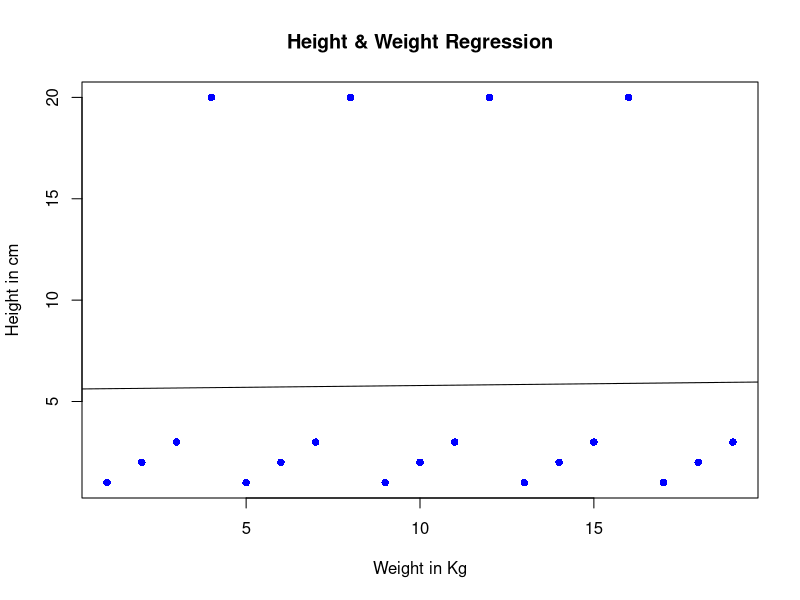

Write the R code that produced this figure.
# x <- c(151, 174, 138, 186, 128, 136, 179, 163, 152, 131)
# y <- c(63, 81, 56, 91, 47, 57, 76, 72, 62, 48)
x <- c(1,2,3,4,5,6,7,8,9,10,11,12,13,14,15,16,17,18,19)
y <- c(1,2,3,20,1,2,3,20,1,2,3,20,1,2,3,20,1,2,3)
relation <- lm(y~x)

print(summary(relation))
print(predict(relation, data.frame(x=c(20,21,22,23,24))))
plot(x,y,col = "blue",main = "Height & Weight Regression",
     abline(lm(y~x)),cex = 1,pch = 16,xlab = "Weight in Kg",ylab = "Height in cm")

# -----------------multiple regression---------------------
# input <- mtcars[,c("mpg","disp","hp","wt")]
# input = read.csv('~/Documents/R/test.csv')
# print(input)
# model <- lm(d1~d2+d3, data = input)
# model <- lm(mpg~disp+hp+wt, data = input)

# print(model)
# a <- coef(model)[1]
# X1 <- coef(model)[2]
# X2 <- coef(model)[3]
# X3 <- coef(model)[4]
# X4 <- coef(model)[5]

# x1=15
# x2=7
# x3=1
# x4=28
# ifNA <- function(x){
#   if(is.na(x)){return(0)}
#   else{return(x)}
# }
# Y = a + ifNA(X1)*x1 + ifNA(X2)*x2# + ifNA(X3)*x3 + ifNA(X4)*x4
# print(Y)
# -----------------multiple regression---------------------

# -----------------logistic regression---------------------
# input <- mtcars[,c("am","cyl","hp","wt")]
# print(head(input))

# am.data = glm(formula = d0 ~ d1, data = input, family = binomial)
# newdata = data.frame(d1 = 1)
# print(summary(am.data))
# print(predict(am.data, newdata,type='response'))
# -----------------logistic regression---------------------